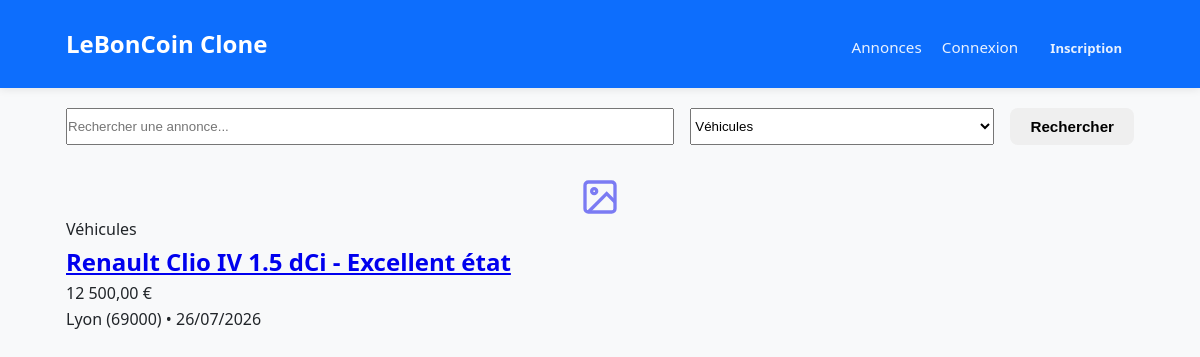
/pages/annonces/liste.php?categorie=1, run on the app's committed database.
### tables this page shows
CREATE TABLE annonces (
    id INT AUTO_INCREMENT PRIMARY KEY,
    utilisateur_id INT NOT NULL,
    categorie_id INT,
    titre VARCHAR(255) NOT NULL,
    description TEXT NOT NULL,
    prix DECIMAL(10,2) NOT NULL,
    location VARCHAR(255) DEFAULT NULL,
    views INT DEFAULT 0,
    date_creation DATETIME DEFAULT CURRENT_TIMESTAMP,
    date_modification DATETIME DEFAULT CURRENT_TIMESTAMP ON UPDATE CURRENT_TIMESTAMP,
    FOREIGN KEY (utilisateur_id) REFERENCES utilisateurs(id) ON DELETE CASCADE,
    FOREIGN KEY (categorie_id) REFERENCES categories(id) ON DELETE SET NULL,
    INDEX idx_categorie (categorie_id),
    INDEX idx_utilisateur (utilisateur_id),
    INDEX idx_date_creation (date_creation)
);

CREATE TABLE categories (
    id INT AUTO_INCREMENT PRIMARY KEY,
    nom VARCHAR(100) NOT NULL UNIQUE,
    slug VARCHAR(100) NOT NULL UNIQUE
);

### config/init.php (called while the page is built, shortened)
<?php
function e(string $string): string {
    return htmlspecialchars($string, ENT_QUOTES, 'UTF-8');
}

### pages/annonces/liste.php (the view, shortened to what this page needs)
<?php
require_once __DIR__ . '/../../includes/header.php';
$page = max(1, (int)($_GET['page'] ?? 1));
$per_page = 12;
$offset = ($page - 1) * $per_page;
$search = trim($_GET['search'] ?? '');
$categorie_id = filter_var($_GET['categorie'] ?? 0, FILTER_VALIDATE_INT);
$where = [];
$params = [];
if ($categorie_id > 0) {
    $where[] = "a.categorie_id = :categorie";
    $params[':categorie'] = $categorie_id;
}
$where_sql = $where ? 'WHERE ' . implode(' AND ', $where) : '';
$query = "SELECT a.id, a.titre, a.prix, a.date_creation, a.location, img.image_path, u.pseudo, c.nom AS cat_nom
          FROM annonces a
          JOIN utilisateurs u ON a.utilisateur_id = u.id
          LEFT JOIN annonce_images img ON a.id = img.annonce_id AND img.is_primary = 1
          LEFT JOIN categories c ON a.categorie_id = c.id
          $where_sql
          ORDER BY a.date_creation DESC
          LIMIT :limit OFFSET :offset";
$stmt = $pdo->prepare($query);
$stmt->bindValue(':limit', $per_page, PDO::PARAM_INT);
$stmt->bindValue(':offset', $offset, PDO::PARAM_INT);
foreach ($params as $key => $val) {
    $stmt->bindValue($key, $val);
}
$stmt->execute();
$ads = $stmt->fetchAll();
$categories = $pdo->query("SELECT * FROM categories ORDER BY nom")->fetchAll();
?>
<div class="search-bar-container">
    <form method="GET" action="" class="search-form" role="search">
        <input type="text" name="search" placeholder="Rechercher une annonce..." class="form-input" value="<?= e($search) ?>" aria-label="Recherche textuelle">
        <select name="categorie" class="form-select" aria-label="Filtrer par catégorie">
            <?php foreach ($categories as $cat): ?>
                <option value="<?= $cat['id'] ?>" <?= $categorie_id === $cat['id'] ? 'selected' : '' ?>><?= e($cat['nom']) ?></option>
            <?php endforeach; ?>
        </select>
        <button type="submit" class="btn btn-primary">Rechercher</button>
    </form>
</div>
<?php if (empty($ads)): ?>
    <div class="empty-state">
        <h2>Aucune annonce trouvée</h2>
        <p>Essayez de modifier vos critères de recherche ou <a href="/pages/annonces/creer.php">déposez la première annonce</a>.</p>
    </div>
<?php else: ?>
    <div class="grid">
        <?php foreach ($ads as $ad): ?>
            <article class="card">
                <a href="/pages/annonces/detail.php?id=<?= $ad['id'] ?>">
                    <?php if ($ad['image_path']): ?>
                        <img src="/assets/uploads/<?= e($ad['image_path']) ?>" alt="<?= e($ad['titre']) ?>" class="card-img" loading="lazy">
                    <?php else: ?>
                        <div class="card-img card-img-placeholder" aria-hidden="true">
                            <svg width="40" height="40" viewBox="0 0 24 24" fill="none" stroke="currentColor" stroke-width="2"><rect x="3" y="3" width="18" height="18" rx="2"/><circle cx="8.5" cy="8.5" r="1.5"/><path d="M21 15l-5-5L5 21"/></svg>
                        </div>
                    <?php endif; ?>
                </a>
                <div class="card-body">
                    <div class="card-category"><?= e($ad['cat_nom'] ?? 'Divers') ?></div>
                    <h2 class="card-title"><a href="/pages/annonces/detail.php?id=<?= $ad['id'] ?>"><?= e($ad['titre']) ?></a></h2>
                    <div class="card-price"><?= number_format($ad['prix'], 2, ',', ' ') ?> €</div>
                    <div class="card-meta">
                        <span><?= e($ad['location'] ?: 'Non spécifié') ?></span> •
                        <span><?= date('d/m/Y', strtotime($ad['date_creation'])) ?></span>
                    </div>
                </div>
            </article>
        <?php endforeach; ?>
    </div>
<?php endif; ?>

### assets/css/style.css (style rules this page uses)
:root { --bleu: #0d6efd; --bleu-clair: #e7f1ff; --vert: #198754; --rouge: #dc3545; --orange: #fd7e14; --gris-clair: #f8f9fa; --gris: #6c757d; --bordure: #dee2e6; --texte: #212529; --radius: 8px; --ombre: 0 2px 8px rgba(0,0,0,0.08); }
* { box-sizing: border-box; margin: 0; padding: 0; }
body { font-family: 'Segoe UI', Arial, sans-serif; background: var(--gris-clair); color: var(--texte); line-height: 1.6; }
.btn { display: inline-block; padding: 10px 20px; border-radius: var(--radius); font-size: 0.95rem; font-weight: 600; text-decoration: none; cursor: pointer; border: none; transition: opacity 0.2s, transform 0.1s; }
.search-bar-container { margin-bottom: 2rem; }
.search-form { display: flex; gap: 1rem; flex-wrap: wrap; }
.search-form .form-input { flex: 2; min-width: 200px; }
.search-form .form-select { flex: 1; min-width: 150px; }
.card-img-placeholder { display: flex; align-items: center; justify-content: center; background: var(--bg-secondary); color: var(--text-secondary); }
.card-img-placeholder svg { opacity: 0.5; }

### data on the page
annonces: categorie.nom "Véhicules", titre "Renault Clio IV 1.5 dCi - Excellent état", prix "12 500,00", location "Lyon (69000)", date_creation "26/07/2026"

### other printed values
form field categorie "Véhicules"
